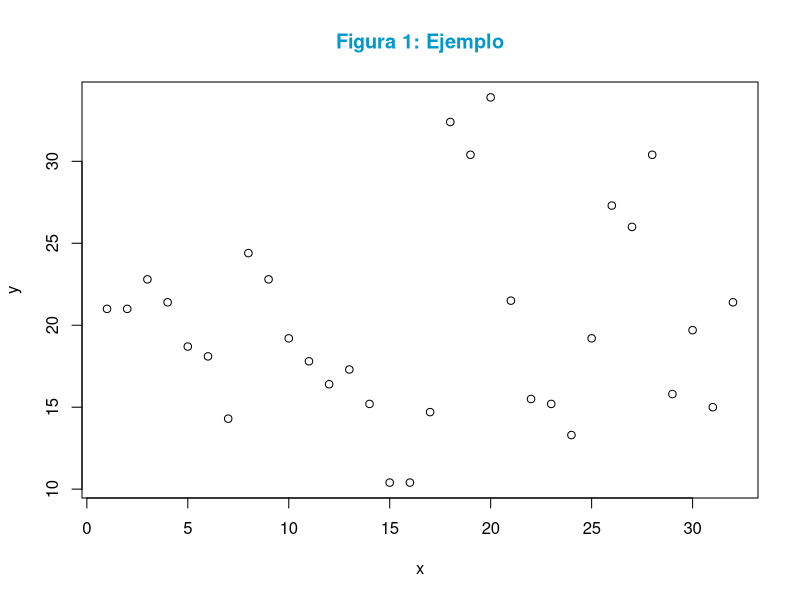

Write the R code that produced this figure.
## ---- chunk 1
##Indicar todas las librerias que se están utlizando.
##install.packages("tidyverse")
##install.packages("knitr")
##install.packages("flextable'")



library(tidyverse)
library(knitr)
library(flextable)



## ---- chunk 2
dat <- mtcars[, 1:6] %>% 
    mutate(model = rownames(mtcars)) %>%
    select(ncol(.), 1:(ncol(.)-1))

set_flextable_defaults(
  font.size = 10, theme_fun = theme_vanilla,
  padding = 6,
  background.color = "#FFFFF1")


## ---- chunk 3
f=head(dat) %>%
    regulartable() %>%
    autofit() %>%
    add_footer(., model = "* The data was extracted from the 1974 Motor Trend US magazine, and comprises fuel consumption and 10 aspects of automobile design and performance for 32 automobiles (1973–74 models).") %>%
    merge_at(., i = 1, j = 1:ncol(dat), part = "footer") %>%
    add_footer(., model = "** This is a data frame with 32 observations on 11 (numeric) variables. The source is from Henderson and Velleman (1981), Building multiple regression models interactively. Biometrics, 37, 391–411.", top = F) %>%
    merge_at(., i=2, j = 1:ncol(dat), part = "footer") %>%
    add_header(., model = "Table1. First six car models in the mtcars dataset", top = T) %>%
    merge_at(., i = 1, j = 1:ncol(dat), part = "header") %>%
    align(., i = 1, j = 1:ncol(dat), align = "center", part = "header") 

#f

ft= color(f, color = "#0099CC", part = "header")

ft
 
## ---- chunk 4
plot(dat$mpg,xlab = "x",ylab = "y",main = "Figura 1: Ejemplo",col.main="#0099CC")
